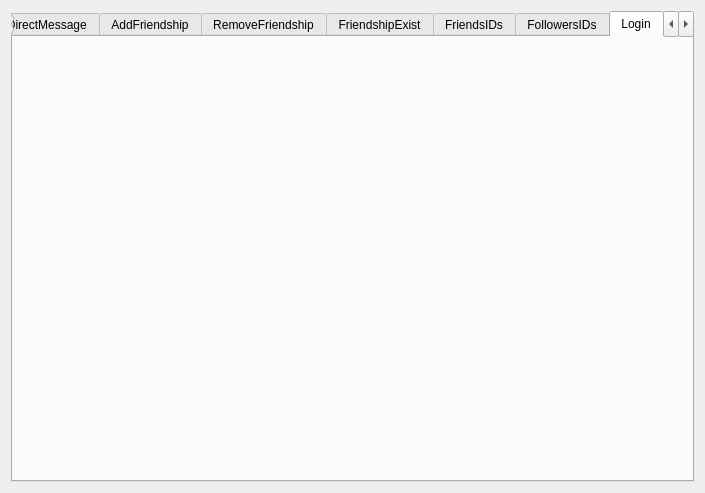
<?xml version="1.0" encoding="UTF-8"?>
<ui version="4.0">
 <class>Form</class>
 <widget class="QWidget" name="Form">
  <property name="geometry">
   <rect>
    <x>0</x>
    <y>0</y>
    <width>705</width>
    <height>493</height>
   </rect>
  </property>
  <property name="minimumSize">
   <size>
    <width>705</width>
    <height>493</height>
   </size>
  </property>
  <property name="windowTitle">
   <string>Twitter dev app</string>
  </property>
  <property name="windowIcon">
   <iconset resource="../resource/images.qrc">
    <normaloff>:/browne/images/browne.png</normaloff>:/browne/images/browne.png</iconset>
  </property>
  <layout class="QGridLayout" name="gridLayout">
   <item row="0" column="0">
    <widget class="QTabWidget" name="tabWidget">
     <property name="currentIndex">
      <number>19</number>
     </property>
     <widget class="QWidget" name="tabPublicTimeline">
      <attribute name="title">
       <string>PublicTimeline</string>
      </attribute>
     </widget>
     <widget class="QWidget" name="tabFriendsTimeline">
      <attribute name="title">
       <string>FriendsTimeline</string>
      </attribute>
     </widget>
     <widget class="QWidget" name="tabUserTimeline">
      <attribute name="title">
       <string>UserTimeline</string>
      </attribute>
     </widget>
     <widget class="QWidget" name="tabSingleStatus">
      <attribute name="title">
       <string>SingleStatus</string>
      </attribute>
     </widget>
     <widget class="QWidget" name="tabNewStatus">
      <attribute name="title">
       <string>NewStatus</string>
      </attribute>
     </widget>
     <widget class="QWidget" name="tabRecentReplies">
      <attribute name="title">
       <string>RecentReplies</string>
      </attribute>
     </widget>
     <widget class="QWidget" name="tabRemoveStatus">
      <attribute name="title">
       <string>RemoveStatus</string>
      </attribute>
     </widget>
     <widget class="QWidget" name="tabFriends">
      <attribute name="title">
       <string>Friends</string>
      </attribute>
     </widget>
     <widget class="QWidget" name="tabFollowers">
      <attribute name="title">
       <string>Followers</string>
      </attribute>
     </widget>
     <widget class="QWidget" name="tabUserDetails">
      <attribute name="title">
       <string>UserDetails</string>
      </attribute>
     </widget>
     <widget class="QWidget" name="tabReceivedDirectMessages">
      <attribute name="title">
       <string>ReceivedDirectMessages</string>
      </attribute>
     </widget>
     <widget class="QWidget" name="tabSentDirectMessages">
      <attribute name="title">
       <string>SentDirectMessages</string>
      </attribute>
     </widget>
     <widget class="QWidget" name="tabSendDirectMessage">
      <attribute name="title">
       <string>SendDirectMessage</string>
      </attribute>
     </widget>
     <widget class="QWidget" name="tabRemoveDirectMessage">
      <attribute name="title">
       <string>RemoveDirectMessage</string>
      </attribute>
     </widget>
     <widget class="QWidget" name="tabAddFriendship">
      <attribute name="title">
       <string>AddFriendship</string>
      </attribute>
     </widget>
     <widget class="QWidget" name="tabRemoveFriendship">
      <attribute name="title">
       <string>RemoveFriendship</string>
      </attribute>
     </widget>
     <widget class="QWidget" name="tabFriendshipExist">
      <attribute name="title">
       <string>FriendshipExist</string>
      </attribute>
     </widget>
     <widget class="QWidget" name="tabFriendsIDs">
      <attribute name="title">
       <string>FriendsIDs</string>
      </attribute>
     </widget>
     <widget class="QWidget" name="tabFollowersIDs">
      <attribute name="title">
       <string>FollowersIDs</string>
      </attribute>
     </widget>
     <widget class="QWidget" name="tabLogin">
      <attribute name="title">
       <string>Login</string>
      </attribute>
     </widget>
     <widget class="QWidget" name="tabLogout">
      <attribute name="title">
       <string>Logout</string>
      </attribute>
     </widget>
     <widget class="QWidget" name="tabDeliveryDevice">
      <attribute name="title">
       <string>DeliveryDevice</string>
      </attribute>
     </widget>
     <widget class="QWidget" name="tabProfileColors">
      <attribute name="title">
       <string>ProfileColors</string>
      </attribute>
     </widget>
     <widget class="QWidget" name="tabProfileImage">
      <attribute name="title">
       <string>ProfileImage</string>
      </attribute>
     </widget>
     <widget class="QWidget" name="tabProfileBackgroundImage">
      <attribute name="title">
       <string>ProfileBackgroundImage</string>
      </attribute>
     </widget>
     <widget class="QWidget" name="tabApiRequest">
      <attribute name="title">
       <string>ApiRequests</string>
      </attribute>
     </widget>
     <widget class="QWidget" name="tabProfile">
      <attribute name="title">
       <string>Profile</string>
      </attribute>
     </widget>
     <widget class="QWidget" name="tabFavorites">
      <attribute name="title">
       <string>Favorites</string>
      </attribute>
     </widget>
     <widget class="QWidget" name="tabAddFavorite">
      <attribute name="title">
       <string>AddFavorite</string>
      </attribute>
     </widget>
     <widget class="QWidget" name="tabRemoveFavorite">
      <attribute name="title">
       <string>RemoveFavorite</string>
      </attribute>
     </widget>
     <widget class="QWidget" name="tabEnableNotifications">
      <attribute name="title">
       <string>EnableNotifications</string>
      </attribute>
     </widget>
     <widget class="QWidget" name="tabDisableNotifications">
      <attribute name="title">
       <string>DisableNotifications</string>
      </attribute>
     </widget>
     <widget class="QWidget" name="tabBlockUser">
      <attribute name="title">
       <string>BlockUser</string>
      </attribute>
     </widget>
     <widget class="QWidget" name="tabUnBlockUser">
      <attribute name="title">
       <string>UnBlockUser</string>
      </attribute>
     </widget>
     <widget class="QWidget" name="tabTwitterUp">
      <attribute name="title">
       <string>TwitterUp</string>
      </attribute>
     </widget>
     <widget class="QWidget" name="tabFeaturedUsers">
      <attribute name="title">
       <string>FeaturedUsers</string>
      </attribute>
     </widget>
    </widget>
   </item>
  </layout>
 </widget>
 <resources>
  <include location="../resource/images.qrc"/>
 </resources>
 <connections/>
</ui>
